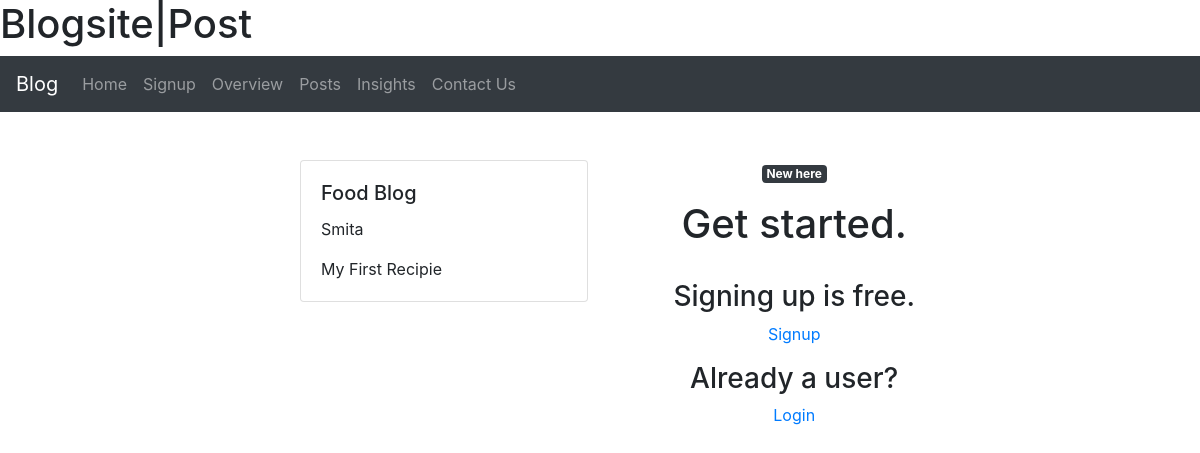
The app's page /posts/id/2 with its own data.
### home/models.py (models this page shows, shortened)
class Post(models.Model):
    title=models.CharField(max_length=150)
    content=models.TextField()
    timestamp=models.DateTimeField(default=timezone.now)
    posted_by=models.ForeignKey(User,on_delete=models.CASCADE)

### home/views.py (the view)
# urls.py: path('posts/id/<int:post_id>',views.post_by_id,name='post_by_id'),
def post_by_id(req,post_id):
    posts=Post.objects.filter(id=post_id)
    return render(req,'home/index.html',{'posts':posts})

### home/templates/home/index.html (shortened to what this page needs)
<!doctype html>
<html lang="en">
  <head>
    <link rel="stylesheet" href="https://stackpath.bootstrapcdn.com/bootstrap/4.3.1/css/bootstrap.min.css">
  </head>
  <body>
      <h1>Blogsite|Post</h1>
      <div>
                  <nav class="navbar navbar-expand-lg navbar-dark bg-dark">
                    <a class="navbar-brand" href="#">Blog</a>
                    <div class="collapse navbar-collapse" id="navbarSupportedContent">
                      <ul class="navbar-nav mr-auto">
                          <li class="navbar-item">
                              <a class="nav-link" href="{% url 'home:home_view'%}">Home</a>
                      </li>
                            <li class="navbar-item">
                                    <a class="nav-link" href="{% url 'home:signup'%}">Signup</a>
                                </li>
                        <li class="nav-item">
                                <a class="nav-link" href="{% url 'home:overview'%}">Overview</a>
                            </li>
                        <li class="nav-item">
                                    <a class="nav-link" href="{% url 'home:posts'%}">Posts</a>
                                  </li>
                        <li class="nav-item">
                            <a class="nav-link" href="{% url 'home:insights'%}">Insights</a>
                        </li>
                        <li class="navbar-item">
                          <a class="nav-link" href="{% url 'home:contactus'%}">Contact Us</a>
                      </li>
                    </nav>
                    <br><br>
                    <div style="margin:0 auto;width:50%;text-align:left">
                        <form method="POST" action="/index/">
                      <div class="row">
                        <div class="col">
                          {% for post in posts %}
      <div class="card" style="width: 18rem;">
    <div class="card-body">
      <h5 class="card-title">{{post.title}}</h5>
      <p class="card-text">{{post.posted_by}}</p>
      <p class="card-text">{{post.content}}</p>
    </div>
    {% endfor %}
  </div>
</form>
</div>
<br>
<center>            <span class="badge badge-dark">New here</span>
<p><h1>Get started. </h1><br><h3>Signing up is free.  </h3><a href="{% url 'home:signup'%}">Signup</a></p>
<p><h3>Already a user?</h3><a href="{% url 'home:loginuser'%}">Login</a></p>
</center>
      </body>
      </html>

### records on screen
Post: title "Food Blog", posted_by "Smita", content "My First Recipie"
